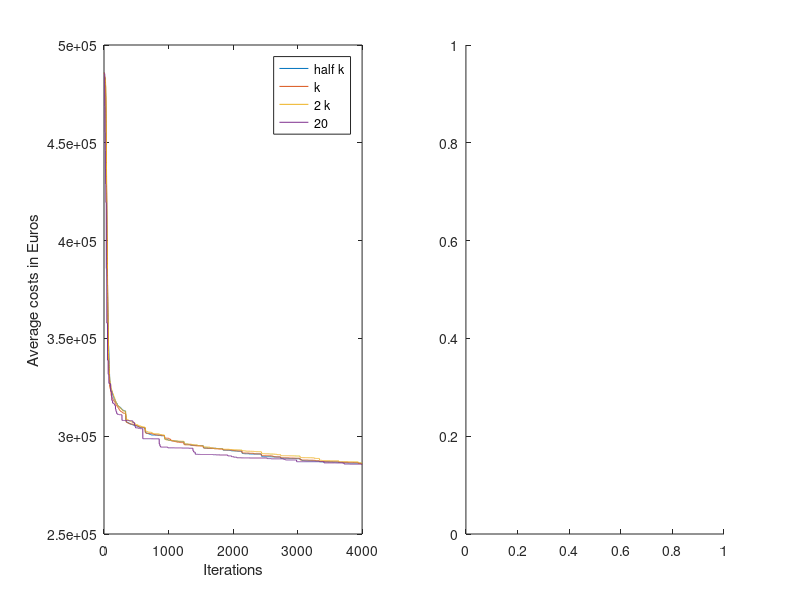

This chart was generated by the following MATLAB code: (Note: this script raises an error after producing the figure.)
clear all; clc; close all

load branch2k
branch2k = RESULTS;
load branchhalfk
branchhalfk = RESULTS;
load branchk
branchk = RESULTS;
load branch20
branch20 = RESULTS;
clear RESULTS

%%
y = zeros(4,4001);
for j = 1:3
    z(j,1) = branch2k(j).objectives(23,end);
    z(j,2) = branchhalfk(j).objectives(23,end);
    z(j,3) = branchk(j).objectives(23,end);
    z(j,4) = branch20.objectives(23,end);
    
    y(1,:) = y(1,:) + branch2k(j).objectives(23,:);
    y(2,:) = y(2,:) + branchhalfk(j).objectives(23,:);
    y(3,:) = y(3,:) + branchk(j).objectives(23,:);
    y(4,:) = y(4,:) + branch20.objectives(23,:);
    
    x(j,1) = branch2k(j).clock.totalTime;
    x(j,2) = branchhalfk(j).clock.totalTime;
    x(j,3) = branchk(j).clock.totalTime;
    x(j,4) = branch20.clock.totalTime;
end

x=x/60;
y=y/3;

% figure()
% boxplot(x,{'stage1','stage2', 'stage3', 'stage4', 'fixed 20', 'fixed 40', 'fixed 80'})
% ylabel('runtime in minutes')

figure()
subplot(1,2,1)
plot(y')
legend('half k','k', '2 k', '20')
xlabel('Iterations')
ylabel('Average costs in Euros')
axis([0 4000 2.5e5 5e5])

subplot(1,2,2)
boxplot(x,{'half k','k', '2 k', '20'})
ylabel('costs in Euros')
xlabel('Amount of branches in pathrelinking stage')
ylabel('Total runtime [minutes]')
